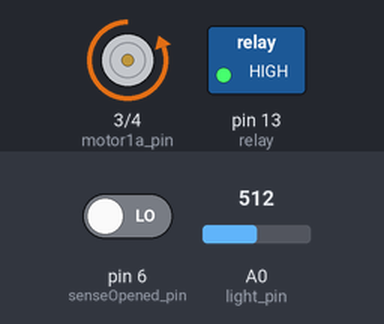
This sketch was run on a simulated Arduino Pro Mini, built with avr-gcc and run on an emulated ATmega328P. On the bench: motor-driver pin pairs drawn as motors (green arrow = first pin HIGH = forward, orange = second pin HIGH = backward, longer = more drive, scaled by the enable pin), switched loads named in the sketch (green lamp = pin HIGH). The inputs (shaded band) are chosen by the test bench; at power-on: pin 6 (senseOpened_pin) LOW, A0 (light_pin) = 512.

Above: at 1.2 s.
1.3 s: pin 6 (senseOpened_pin) driven HIGH
At 2.2 s:
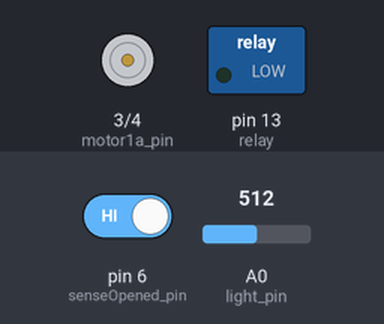
Timing chart, 0 to 4.3 s (numbered marks = the images above; inputs shaded):
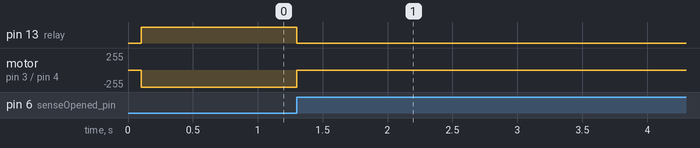

The sketch:

ChickenCoopDoorOpener.ino
```cpp
/*
  in use
  L298N Dual H-Bridge Motor Controller to open/close the door
  relay (to save battery power) connecter to pin 1
  Pro Mini 328 3.3v 8MHz

  Silicon Labs CP210x USB to UART Bridge pinout <-|-> Pro Mini RobotDyn 328 3.3v 8MHz
  DRT - DTR
  RXD - TXO
  TXD - RXI
  +3.3V - VCC
  GND - GRN
*/

#include <JeeLib.h>
ISR(WDT_vect) {
  Sleepy::watchdogEvent();
}


int motor1a_pin = 3;
int motor1b_pin = 4;
int motor1speed_pin = 7;  // motor1speed_pin needs to be a PWM
int senseClosed_pin = 5;
int senseOpened_pin = 6;
int light_pin = 14; //A0
int doorState = 0; // -1 is closed, 0 is unknown, 1 is opened
int relay = 13;
int maxDoorMove = 30000;

void setup() {
  pinMode(motor1a_pin, OUTPUT);
  pinMode(motor1b_pin, OUTPUT);
  pinMode(motor1speed_pin, OUTPUT);
  pinMode(senseClosed_pin, INPUT);
  pinMode(senseOpened_pin, INPUT);
  pinMode(relay, OUTPUT);
}

void loop() {
  bool isDark = IsDark();
  if (isDark && doorState != -1) {
    door(false); // close
  }
  else if (!isDark && doorState != 1) {
    door(true); // open
  }
  Sleepy::loseSomeTime(900000); // next check is 15 minutes later
}


bool IsDark()
{
 int light = 0;
 int test1 = analogRead(light_pin);
  delay(100);
 int test2 = analogRead(light_pin);

  if (test1 < 25 && test2 < 25) {
    light = 0;
  }
  else if (test1 > 145 && test2 > 145) {
    light = 200;
  }
  else {
    light = (test1 + test2) / 2;
  }

  // light < 25: night
  // light > 145: day
  // int light =  analogRead(light_pin);
  int threshold = 85 + -60 * doorState;
  if (light < threshold) {
    return true;
  }
  else {
    return false;
  }
}


void door(bool open)
{
  // give power to motor driver
  digitalWrite(relay, 1);

  //reset_millis
  extern volatile unsigned long timer0_millis, timer0_overflow_count;
  noInterrupts();
  timer0_millis = timer0_overflow_count = 0;
  interrupts();

  int sencePin = open ? senseOpened_pin : senseClosed_pin;
  analogWrite(motor1speed_pin, 1200);
  digitalWrite(motor1a_pin, !open);
  digitalWrite(motor1b_pin, open);

  while (digitalRead(sencePin) == LOW && millis() < maxDoorMove) {
    delay(20);
  }

  // let run door closing another 2 sec after door sensor alreary reported "door already closed"
  if (!open) {
    delay(2000);
  }

  //DoorStop
  analogWrite(motor1speed_pin, 0);
  digitalWrite(motor1a_pin, LOW);
  digitalWrite(motor1b_pin, LOW);
  digitalWrite(relay, 0);
  doorState = open ? 1 : -1;
}
```

Measured:
- after the input at 1.3 s, pin 13 (relay): HIGH → LOW at once; motor on pin 3 (motor1a_pin) / pin 4 (motor1b_pin): backward 255/255 → stopped at once
